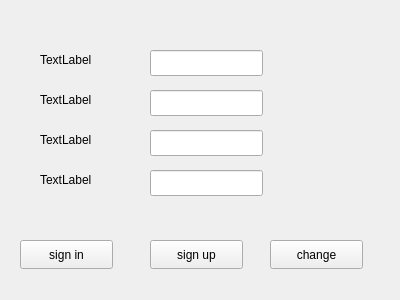
<?xml version="1.0" encoding="UTF-8"?>
<ui version="4.0">
 <class>LoginView</class>
 <widget class="QWidget" name="LoginView">
  <property name="geometry">
   <rect>
    <x>0</x>
    <y>0</y>
    <width>400</width>
    <height>300</height>
   </rect>
  </property>
  <property name="windowTitle">
   <string>Form</string>
  </property>
  <widget class="QLabel" name="label">
   <property name="geometry">
    <rect>
     <x>40</x>
     <y>50</y>
     <width>63</width>
     <height>20</height>
    </rect>
   </property>
   <property name="text">
    <string>TextLabel</string>
   </property>
  </widget>
  <widget class="QLabel" name="label_2">
   <property name="geometry">
    <rect>
     <x>40</x>
     <y>90</y>
     <width>63</width>
     <height>20</height>
    </rect>
   </property>
   <property name="text">
    <string>TextLabel</string>
   </property>
  </widget>
  <widget class="QLabel" name="label_3">
   <property name="geometry">
    <rect>
     <x>40</x>
     <y>130</y>
     <width>63</width>
     <height>20</height>
    </rect>
   </property>
   <property name="text">
    <string>TextLabel</string>
   </property>
  </widget>
  <widget class="QLabel" name="label_4">
   <property name="geometry">
    <rect>
     <x>40</x>
     <y>170</y>
     <width>63</width>
     <height>20</height>
    </rect>
   </property>
   <property name="text">
    <string>TextLabel</string>
   </property>
  </widget>
  <widget class="QLineEdit" name="lineEdit_log">
   <property name="geometry">
    <rect>
     <x>150</x>
     <y>50</y>
     <width>113</width>
     <height>26</height>
    </rect>
   </property>
  </widget>
  <widget class="QLineEdit" name="lineEdit_2">
   <property name="geometry">
    <rect>
     <x>150</x>
     <y>90</y>
     <width>113</width>
     <height>26</height>
    </rect>
   </property>
  </widget>
  <widget class="QLineEdit" name="lineEdit_3">
   <property name="geometry">
    <rect>
     <x>150</x>
     <y>130</y>
     <width>113</width>
     <height>26</height>
    </rect>
   </property>
  </widget>
  <widget class="QLineEdit" name="lineEdit_4">
   <property name="geometry">
    <rect>
     <x>150</x>
     <y>170</y>
     <width>113</width>
     <height>26</height>
    </rect>
   </property>
  </widget>
  <widget class="QPushButton" name="pushButton_auth">
   <property name="geometry">
    <rect>
     <x>20</x>
     <y>240</y>
     <width>93</width>
     <height>29</height>
    </rect>
   </property>
   <property name="text">
    <string>sign in</string>
   </property>
  </widget>
  <widget class="QPushButton" name="pushButton_2">
   <property name="geometry">
    <rect>
     <x>150</x>
     <y>240</y>
     <width>93</width>
     <height>29</height>
    </rect>
   </property>
   <property name="text">
    <string>sign up</string>
   </property>
  </widget>
  <widget class="QPushButton" name="pushButton_3">
   <property name="geometry">
    <rect>
     <x>270</x>
     <y>240</y>
     <width>93</width>
     <height>29</height>
    </rect>
   </property>
   <property name="text">
    <string>change</string>
   </property>
  </widget>
 </widget>
 <resources/>
 <connections/>
</ui>
